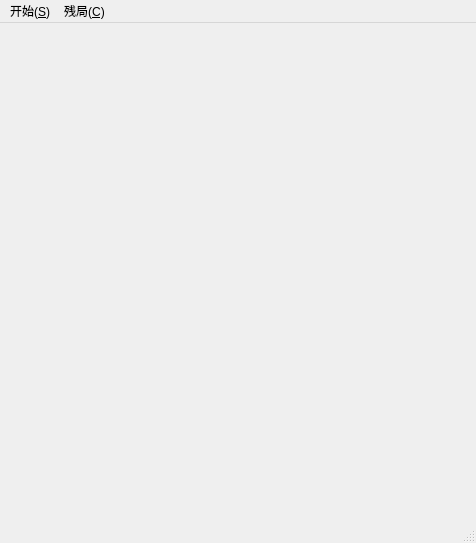
<?xml version="1.0" encoding="UTF-8"?>
<ui version="4.0">
 <class>MainWindow</class>
 <widget class="QMainWindow" name="MainWindow">
  <property name="geometry">
   <rect>
    <x>0</x>
    <y>0</y>
    <width>476</width>
    <height>543</height>
   </rect>
  </property>
  <property name="windowTitle">
   <string>MainWindow</string>
  </property>
  <widget class="QWidget" name="centralWidget">
   <widget class="QTextEdit" name="outputEdit">
    <property name="geometry">
     <rect>
      <x>500</x>
      <y>250</y>
      <width>150</width>
      <height>150</height>
     </rect>
    </property>
   </widget>
   <widget class="QTextEdit" name="inputEdit">
    <property name="geometry">
     <rect>
      <x>500</x>
      <y>400</y>
      <width>150</width>
      <height>100</height>
     </rect>
    </property>
   </widget>
   <widget class="QPushButton" name="sendButton">
    <property name="geometry">
     <rect>
      <x>500</x>
      <y>450</y>
      <width>150</width>
      <height>50</height>
     </rect>
    </property>
    <property name="text">
     <string>Send</string>
    </property>
   </widget>
   <widget class="QSplitter" name="splitter">
    <property name="geometry">
     <rect>
      <x>500</x>
      <y>0</y>
      <width>150</width>
      <height>50</height>
     </rect>
    </property>
    <property name="orientation">
     <enum>Qt::Horizontal</enum>
    </property>
    <widget class="QLCDNumber" name="YourTimeLCD"/>
    <widget class="QLCDNumber" name="OppositeTimeLCD"/>
   </widget>
   <widget class="QSplitter" name="splitter_2">
    <property name="geometry">
     <rect>
      <x>500</x>
      <y>50</y>
      <width>150</width>
      <height>200</height>
     </rect>
    </property>
    <property name="orientation">
     <enum>Qt::Vertical</enum>
    </property>
    <widget class="QPushButton" name="pushButton">
     <property name="text">
      <string>认输</string>
     </property>
    </widget>
    <widget class="QPushButton" name="pushButton_2">
     <property name="text">
      <string>开始游戏</string>
     </property>
    </widget>
    <widget class="QPushButton" name="pushButton_3">
     <property name="text">
      <string>吐槽对手</string>
     </property>
    </widget>
   </widget>
  </widget>
  <widget class="QMenuBar" name="menuBar">
   <property name="geometry">
    <rect>
     <x>0</x>
     <y>0</y>
     <width>476</width>
     <height>17</height>
    </rect>
   </property>
   <widget class="QMenu" name="menu_S">
    <property name="title">
     <string>开始(&amp;S)</string>
    </property>
    <addaction name="separator"/>
    <addaction name="actionConnect_C"/>
    <addaction name="actionDisconnect_D"/>
   </widget>
   <widget class="QMenu" name="menuhhh">
    <property name="title">
     <string>残局(&amp;C)</string>
    </property>
    <addaction name="actionSave_S"/>
    <addaction name="actionLoad_L"/>
   </widget>
   <addaction name="menu_S"/>
   <addaction name="menuhhh"/>
  </widget>
  <widget class="QStatusBar" name="statusBar"/>
  <action name="actionConnect_C">
   <property name="text">
    <string>Connect(&amp;C)</string>
   </property>
   <property name="shortcut">
    <string>Ctrl+C</string>
   </property>
  </action>
  <action name="actionSave_S">
   <property name="text">
    <string>Save(&amp;S)</string>
   </property>
  </action>
  <action name="actionLoad_L">
   <property name="text">
    <string>Load(&amp;L)</string>
   </property>
  </action>
  <action name="actionDisconnect_D">
   <property name="text">
    <string>Disconnect(&amp;D)</string>
   </property>
  </action>
 </widget>
 <layoutdefault spacing="6" margin="11"/>
 <resources/>
 <connections/>
</ui>
